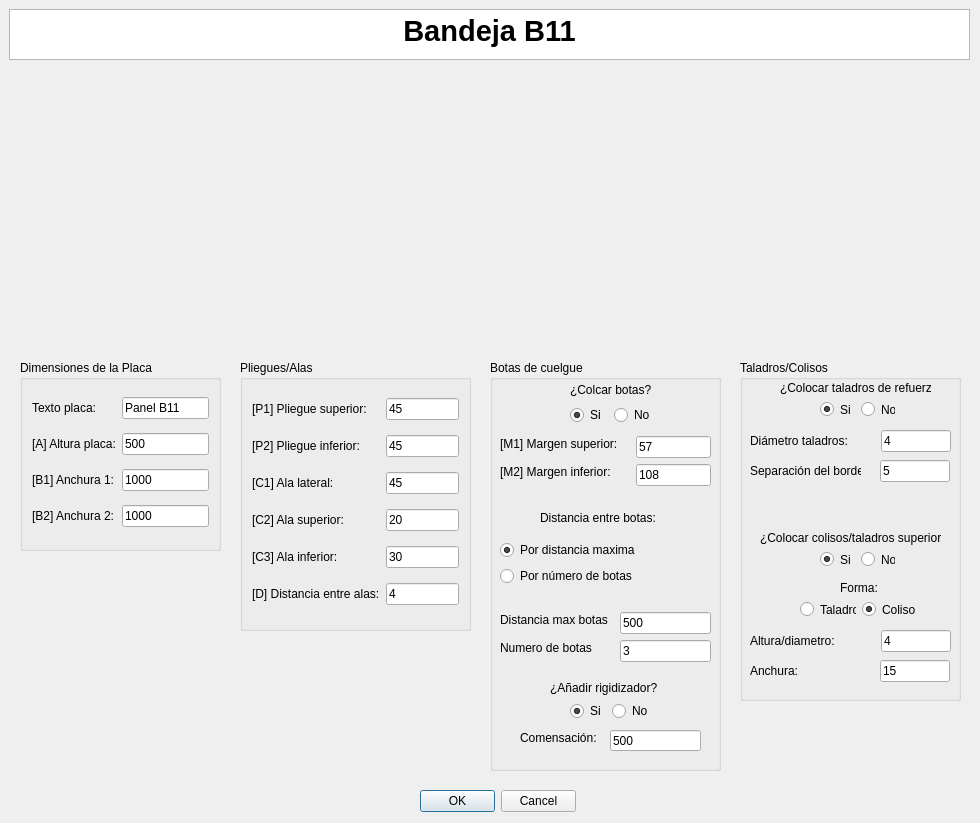
<?xml version="1.0" encoding="UTF-8"?>
<ui version="4.0">
 <class>MyPositionDialog</class>
 <widget class="QDialog" name="MyPositionDialog">
  <property name="geometry">
   <rect>
    <x>0</x>
    <y>0</y>
    <width>980</width>
    <height>823</height>
   </rect>
  </property>
  <property name="windowTitle">
   <string>Enter Position</string>
  </property>
  <property name="whatsThis">
   <string>&lt;html&gt;&lt;head/&gt;&lt;body&gt;&lt;p&gt;Esta ventana de KSDpanel te permite introducir todas las medidas correspondientes del panel seleccionado.&lt;/p&gt;&lt;p&gt;Recuerda que todas las medidas deben de ir en milimetros (mm).&lt;/p&gt;&lt;/body&gt;&lt;/html&gt;</string>
  </property>
  <widget class="QDialogButtonBox" name="buttonBox">
   <property name="geometry">
    <rect>
     <x>420</x>
     <y>790</y>
     <width>156</width>
     <height>23</height>
    </rect>
   </property>
   <property name="orientation">
    <enum>Qt::Horizontal</enum>
   </property>
   <property name="standardButtons">
    <set>QDialogButtonBox::Cancel|QDialogButtonBox::Ok</set>
   </property>
  </widget>
  <widget class="QTextBrowser" name="textBrowser">
   <property name="geometry">
    <rect>
     <x>9</x>
     <y>9</y>
     <width>961</width>
     <height>51</height>
    </rect>
   </property>
   <property name="html">
    <string>&lt;!DOCTYPE HTML PUBLIC &quot;-//W3C//DTD HTML 4.0//EN&quot; &quot;http://www.w3.org/TR/REC-html40/strict.dtd&quot;&gt;
&lt;html&gt;&lt;head&gt;&lt;meta name=&quot;qrichtext&quot; content=&quot;1&quot; /&gt;&lt;style type=&quot;text/css&quot;&gt;
p, li { white-space: pre-wrap; }
&lt;/style&gt;&lt;/head&gt;&lt;body style=&quot; font-family:'MS Shell Dlg 2'; font-size:8.25pt; font-weight:400; font-style:normal;&quot;&gt;
&lt;p align=&quot;center&quot; style=&quot; margin-top:0px; margin-bottom:0px; margin-left:0px; margin-right:0px; -qt-block-indent:0; text-indent:0px;&quot;&gt;&lt;span style=&quot; font-size:22pt; font-weight:600;&quot;&gt;Bandeja B11&lt;/span&gt;&lt;/p&gt;&lt;/body&gt;&lt;/html&gt;</string>
   </property>
  </widget>
  <widget class="QGroupBox" name="groupBox">
   <property name="geometry">
    <rect>
     <x>490</x>
     <y>360</y>
     <width>231</width>
     <height>411</height>
    </rect>
   </property>
   <property name="styleSheet">
    <string notr="true">font: 10pt &quot;MS Shell Dlg 2&quot;;</string>
   </property>
   <property name="title">
    <string>Botas de cuelgue</string>
   </property>
   <widget class="QLineEdit" name="numeroBotasUI">
    <property name="geometry">
     <rect>
      <x>130</x>
      <y>280</y>
      <width>91</width>
      <height>22</height>
     </rect>
    </property>
    <property name="text">
     <string>3</string>
    </property>
   </widget>
   <widget class="QLineEdit" name="distanciaEntreBotasUI">
    <property name="geometry">
     <rect>
      <x>130</x>
      <y>252</y>
      <width>91</width>
      <height>22</height>
     </rect>
    </property>
    <property name="text">
     <string>500</string>
    </property>
   </widget>
   <widget class="QLabel" name="label_7">
    <property name="geometry">
     <rect>
      <x>10</x>
      <y>280</y>
      <width>98</width>
      <height>16</height>
     </rect>
    </property>
    <property name="text">
     <string>Numero de botas</string>
    </property>
   </widget>
   <widget class="QLabel" name="label_6">
    <property name="geometry">
     <rect>
      <x>10</x>
      <y>252</y>
      <width>114</width>
      <height>16</height>
     </rect>
    </property>
    <property name="text">
     <string>Distancia max botas</string>
    </property>
   </widget>
   <widget class="QLabel" name="label_3">
    <property name="geometry">
     <rect>
      <x>10</x>
      <y>76</y>
      <width>130</width>
      <height>16</height>
     </rect>
    </property>
    <property name="text">
     <string>[M1] Margen superior:</string>
    </property>
   </widget>
   <widget class="QLabel" name="label_5">
    <property name="geometry">
     <rect>
      <x>10</x>
      <y>104</y>
      <width>124</width>
      <height>16</height>
     </rect>
    </property>
    <property name="text">
     <string>[M2] Margen inferior:</string>
    </property>
   </widget>
   <widget class="QLineEdit" name="margenAUI">
    <property name="geometry">
     <rect>
      <x>146</x>
      <y>76</y>
      <width>75</width>
      <height>22</height>
     </rect>
    </property>
    <property name="text">
     <string>57</string>
    </property>
   </widget>
   <widget class="QLineEdit" name="margenBUI">
    <property name="geometry">
     <rect>
      <x>146</x>
      <y>104</y>
      <width>75</width>
      <height>22</height>
     </rect>
    </property>
    <property name="text">
     <string>108</string>
    </property>
   </widget>
   <widget class="QLabel" name="label_10">
    <property name="geometry">
     <rect>
      <x>50</x>
      <y>150</y>
      <width>125</width>
      <height>16</height>
     </rect>
    </property>
    <property name="text">
     <string>Distancia entre botas:</string>
    </property>
   </widget>
   <widget class="QWidget" name="layoutWidget">
    <property name="geometry">
     <rect>
      <x>80</x>
      <y>21</y>
      <width>85</width>
      <height>44</height>
     </rect>
    </property>
    <layout class="QGridLayout" name="gridLayout">
     <item row="0" column="0" colspan="2">
      <widget class="QLabel" name="label_2">
       <property name="mouseTracking">
        <bool>false</bool>
       </property>
       <property name="text">
        <string>¿Colcar botas?</string>
       </property>
       <property name="buddy">
        <cstring>label_2</cstring>
       </property>
      </widget>
     </item>
     <item row="1" column="0">
      <widget class="QRadioButton" name="crearBotasUI">
       <property name="text">
        <string>Si</string>
       </property>
       <property name="checked">
        <bool>true</bool>
       </property>
      </widget>
     </item>
     <item row="1" column="1">
      <widget class="QRadioButton" name="noCrearBotasUI">
       <property name="text">
        <string>No</string>
       </property>
      </widget>
     </item>
    </layout>
   </widget>
   <widget class="QWidget" name="layoutWidget">
    <property name="geometry">
     <rect>
      <x>10</x>
      <y>180</y>
      <width>147</width>
      <height>48</height>
     </rect>
    </property>
    <layout class="QVBoxLayout" name="verticalLayout">
     <item>
      <widget class="QRadioButton" name="parametroBotasUI_3">
       <property name="text">
        <string>Por distancia maxima</string>
       </property>
       <property name="checked">
        <bool>true</bool>
       </property>
      </widget>
     </item>
     <item>
      <widget class="QRadioButton" name="parametroBotasUI">
       <property name="text">
        <string>Por número de botas</string>
       </property>
      </widget>
     </item>
    </layout>
   </widget>
   <widget class="QLabel" name="label_23">
    <property name="geometry">
     <rect>
      <x>60</x>
      <y>320</y>
      <width>121</width>
      <height>16</height>
     </rect>
    </property>
    <property name="text">
     <string>¿Añadir rigidizador?</string>
    </property>
   </widget>
   <widget class="QWidget" name="layoutWidget_2">
    <property name="geometry">
     <rect>
      <x>80</x>
      <y>340</y>
      <width>80</width>
      <height>22</height>
     </rect>
    </property>
    <layout class="QHBoxLayout" name="horizontalLayout_4">
     <item>
      <widget class="QRadioButton" name="crearRigidizadorUI">
       <property name="text">
        <string>Si</string>
       </property>
       <property name="checked">
        <bool>true</bool>
       </property>
      </widget>
     </item>
     <item>
      <widget class="QRadioButton" name="noCrearRigidizadorUI">
       <property name="text">
        <string>No</string>
       </property>
      </widget>
     </item>
    </layout>
   </widget>
   <widget class="QLineEdit" name="compensacionGrosorCompositeUI">
    <property name="geometry">
     <rect>
      <x>120</x>
      <y>370</y>
      <width>91</width>
      <height>21</height>
     </rect>
    </property>
    <property name="text">
     <string>500</string>
    </property>
   </widget>
   <widget class="QLabel" name="label_24">
    <property name="geometry">
     <rect>
      <x>30</x>
      <y>370</y>
      <width>91</width>
      <height>16</height>
     </rect>
    </property>
    <property name="text">
     <string>Comensación:</string>
    </property>
   </widget>
  </widget>
  <widget class="QGroupBox" name="groupBox_2">
   <property name="geometry">
    <rect>
     <x>240</x>
     <y>360</y>
     <width>231</width>
     <height>271</height>
    </rect>
   </property>
   <property name="styleSheet">
    <string notr="true">font: 10pt &quot;MS Shell Dlg 2&quot;;</string>
   </property>
   <property name="title">
    <string>Pliegues/Alas</string>
   </property>
   <layout class="QGridLayout" name="gridLayout_2">
    <item row="4" column="0">
     <widget class="QLabel" name="label_11">
      <property name="text">
       <string>[C2] Ala superior:</string>
      </property>
     </widget>
    </item>
    <item row="1" column="0">
     <widget class="QLabel" name="label_14">
      <property name="text">
       <string>[P2] Pliegue inferior:</string>
      </property>
     </widget>
    </item>
    <item row="5" column="0">
     <widget class="QLabel" name="label_12">
      <property name="text">
       <string>[C3] Ala inferior:</string>
      </property>
     </widget>
    </item>
    <item row="0" column="1">
     <widget class="QLineEdit" name="pliegueSuperiorUI">
      <property name="text">
       <string>45</string>
      </property>
     </widget>
    </item>
    <item row="0" column="0">
     <widget class="QLabel" name="label_13">
      <property name="text">
       <string>[P1] Pliegue superior:</string>
      </property>
     </widget>
    </item>
    <item row="1" column="1">
     <widget class="QLineEdit" name="pliegueInferiorUI">
      <property name="text">
       <string>45</string>
      </property>
     </widget>
    </item>
    <item row="4" column="1">
     <widget class="QLineEdit" name="alaSuperiorUI">
      <property name="text">
       <string>20</string>
      </property>
     </widget>
    </item>
    <item row="3" column="0">
     <widget class="QLabel" name="label_9">
      <property name="text">
       <string>[C1] Ala lateral:</string>
      </property>
     </widget>
    </item>
    <item row="3" column="1">
     <widget class="QLineEdit" name="alaIzquierdaUI">
      <property name="text">
       <string>45</string>
      </property>
     </widget>
    </item>
    <item row="5" column="1">
     <widget class="QLineEdit" name="alaInferiorUI">
      <property name="text">
       <string>30</string>
      </property>
     </widget>
    </item>
    <item row="6" column="0">
     <widget class="QLabel" name="label_25">
      <property name="text">
       <string>[D] Distancia entre alas:</string>
      </property>
     </widget>
    </item>
    <item row="6" column="1">
     <widget class="QLineEdit" name="distanciaAlasUI">
      <property name="text">
       <string>4</string>
      </property>
     </widget>
    </item>
   </layout>
  </widget>
  <widget class="QLabel" name="imagenPanelUI">
   <property name="geometry">
    <rect>
     <x>230</x>
     <y>70</y>
     <width>521</width>
     <height>281</height>
    </rect>
   </property>
   <property name="text">
    <string/>
   </property>
   <property name="pixmap">
    <pixmap>../imagenes/REF_BH11cotas.jpg</pixmap>
   </property>
   <property name="scaledContents">
    <bool>true</bool>
   </property>
   <property name="wordWrap">
    <bool>false</bool>
   </property>
   <property name="margin">
    <number>0</number>
   </property>
   <property name="openExternalLinks">
    <bool>false</bool>
   </property>
  </widget>
  <widget class="QGroupBox" name="groupBox_3">
   <property name="geometry">
    <rect>
     <x>20</x>
     <y>360</y>
     <width>201</width>
     <height>191</height>
    </rect>
   </property>
   <property name="styleSheet">
    <string notr="true">font: 10pt &quot;MS Shell Dlg 2&quot;;</string>
   </property>
   <property name="title">
    <string>Dimensiones de la Placa</string>
   </property>
   <layout class="QGridLayout" name="gridLayout_3">
    <item row="2" column="1">
     <widget class="QLineEdit" name="anchura1UI">
      <property name="text">
       <string>1000</string>
      </property>
     </widget>
    </item>
    <item row="0" column="1">
     <widget class="QLineEdit" name="textoDescriptivoA0UI">
      <property name="text">
       <string>Panel B11</string>
      </property>
     </widget>
    </item>
    <item row="1" column="0">
     <widget class="QLabel" name="label_8">
      <property name="text">
       <string>[A] Altura placa:</string>
      </property>
     </widget>
    </item>
    <item row="0" column="0">
     <widget class="QLabel" name="label">
      <property name="text">
       <string>Texto placa:</string>
      </property>
     </widget>
    </item>
    <item row="2" column="0">
     <widget class="QLabel" name="label_4">
      <property name="text">
       <string>[B1] Anchura 1:</string>
      </property>
     </widget>
    </item>
    <item row="1" column="1">
     <widget class="QLineEdit" name="alturaPlacaUI">
      <property name="text">
       <string>500</string>
      </property>
     </widget>
    </item>
    <item row="3" column="0">
     <widget class="QLabel" name="label_22">
      <property name="text">
       <string>[B2] Anchura 2:</string>
      </property>
     </widget>
    </item>
    <item row="3" column="1">
     <widget class="QLineEdit" name="anchura2UI">
      <property name="text">
       <string>1000</string>
      </property>
     </widget>
    </item>
   </layout>
  </widget>
  <widget class="QGroupBox" name="groupBox_4">
   <property name="geometry">
    <rect>
     <x>740</x>
     <y>360</y>
     <width>221</width>
     <height>341</height>
    </rect>
   </property>
   <property name="title">
    <string>Taladros/Colisos</string>
   </property>
   <widget class="QLabel" name="label_15">
    <property name="geometry">
     <rect>
      <x>40</x>
      <y>20</y>
      <width>151</width>
      <height>16</height>
     </rect>
    </property>
    <property name="text">
     <string>¿Colocar taladros de refuerzo?</string>
    </property>
   </widget>
   <widget class="QLabel" name="label_16">
    <property name="geometry">
     <rect>
      <x>10</x>
      <y>70</y>
      <width>125</width>
      <height>22</height>
     </rect>
    </property>
    <property name="text">
     <string>Diámetro taladros:</string>
    </property>
   </widget>
   <widget class="QLineEdit" name="diametroTaladrosUI">
    <property name="geometry">
     <rect>
      <x>141</x>
      <y>70</y>
      <width>70</width>
      <height>22</height>
     </rect>
    </property>
    <property name="text">
     <string>4</string>
    </property>
   </widget>
   <widget class="QLineEdit" name="distanciaBordeUI">
    <property name="geometry">
     <rect>
      <x>140</x>
      <y>100</y>
      <width>70</width>
      <height>22</height>
     </rect>
    </property>
    <property name="text">
     <string>5</string>
    </property>
   </widget>
   <widget class="QLabel" name="label_17">
    <property name="geometry">
     <rect>
      <x>10</x>
      <y>100</y>
      <width>111</width>
      <height>21</height>
     </rect>
    </property>
    <property name="text">
     <string>Separación del borde:</string>
    </property>
   </widget>
   <widget class="QLabel" name="label_18">
    <property name="geometry">
     <rect>
      <x>20</x>
      <y>170</y>
      <width>181</width>
      <height>16</height>
     </rect>
    </property>
    <property name="text">
     <string>¿Colocar colisos/taladros superiores?</string>
    </property>
   </widget>
   <widget class="QLabel" name="label_19">
    <property name="geometry">
     <rect>
      <x>100</x>
      <y>220</y>
      <width>41</width>
      <height>16</height>
     </rect>
    </property>
    <property name="text">
     <string>Forma:</string>
    </property>
   </widget>
   <widget class="QLineEdit" name="anchuraColisoUI">
    <property name="geometry">
     <rect>
      <x>140</x>
      <y>300</y>
      <width>70</width>
      <height>22</height>
     </rect>
    </property>
    <property name="text">
     <string>15</string>
    </property>
   </widget>
   <widget class="QLineEdit" name="alturaColisoUI">
    <property name="geometry">
     <rect>
      <x>141</x>
      <y>270</y>
      <width>70</width>
      <height>22</height>
     </rect>
    </property>
    <property name="text">
     <string>4</string>
    </property>
   </widget>
   <widget class="QLabel" name="label_20">
    <property name="geometry">
     <rect>
      <x>10</x>
      <y>300</y>
      <width>111</width>
      <height>21</height>
     </rect>
    </property>
    <property name="text">
     <string>Anchura:</string>
    </property>
   </widget>
   <widget class="QLabel" name="label_21">
    <property name="geometry">
     <rect>
      <x>10</x>
      <y>270</y>
      <width>125</width>
      <height>22</height>
     </rect>
    </property>
    <property name="text">
     <string>Altura/diametro:</string>
    </property>
   </widget>
   <widget class="QWidget" name="layoutWidget">
    <property name="geometry">
     <rect>
      <x>80</x>
      <y>40</y>
      <width>75</width>
      <height>19</height>
     </rect>
    </property>
    <layout class="QHBoxLayout" name="horizontalLayout">
     <item>
      <widget class="QRadioButton" name="crearTaladrosUI">
       <property name="text">
        <string>Si</string>
       </property>
       <property name="checked">
        <bool>true</bool>
       </property>
      </widget>
     </item>
     <item>
      <widget class="QRadioButton" name="noCrearTaladrosUI">
       <property name="text">
        <string>No</string>
       </property>
      </widget>
     </item>
    </layout>
   </widget>
   <widget class="QWidget" name="layoutWidget">
    <property name="geometry">
     <rect>
      <x>80</x>
      <y>190</y>
      <width>75</width>
      <height>19</height>
     </rect>
    </property>
    <layout class="QHBoxLayout" name="horizontalLayout_2">
     <item>
      <widget class="QRadioButton" name="crearColisoUI">
       <property name="text">
        <string>Si</string>
       </property>
       <property name="checked">
        <bool>true</bool>
       </property>
      </widget>
     </item>
     <item>
      <widget class="QRadioButton" name="noCrearColisoUI">
       <property name="text">
        <string>No</string>
       </property>
      </widget>
     </item>
    </layout>
   </widget>
   <widget class="QWidget" name="layoutWidget">
    <property name="geometry">
     <rect>
      <x>60</x>
      <y>240</y>
      <width>118</width>
      <height>19</height>
     </rect>
    </property>
    <layout class="QHBoxLayout" name="horizontalLayout_3">
     <item>
      <widget class="QRadioButton" name="taladroColisoUI">
       <property name="text">
        <string>Taladro</string>
       </property>
      </widget>
     </item>
     <item>
      <widget class="QRadioButton" name="colisoColisoUI">
       <property name="text">
        <string>Coliso</string>
       </property>
       <property name="checked">
        <bool>true</bool>
       </property>
      </widget>
     </item>
    </layout>
   </widget>
  </widget>
  <zorder>groupBox_2</zorder>
  <zorder>groupBox</zorder>
  <zorder>buttonBox</zorder>
  <zorder>textBrowser</zorder>
  <zorder>imagenPanelUI</zorder>
  <zorder>groupBox_3</zorder>
  <zorder>groupBox_4</zorder>
 </widget>
 <resources/>
 <connections>
  <connection>
   <sender>buttonBox</sender>
   <signal>accepted()</signal>
   <receiver>MyPositionDialog</receiver>
   <slot>accept()</slot>
   <hints>
    <hint type="sourcelabel">
     <x>248</x>
     <y>254</y>
    </hint>
    <hint type="destinationlabel">
     <x>157</x>
     <y>274</y>
    </hint>
   </hints>
  </connection>
  <connection>
   <sender>buttonBox</sender>
   <signal>rejected()</signal>
   <receiver>MyPositionDialog</receiver>
   <slot>reject()</slot>
   <hints>
    <hint type="sourcelabel">
     <x>316</x>
     <y>260</y>
    </hint>
    <hint type="destinationlabel">
     <x>286</x>
     <y>274</y>
    </hint>
   </hints>
  </connection>
 </connections>
</ui>
